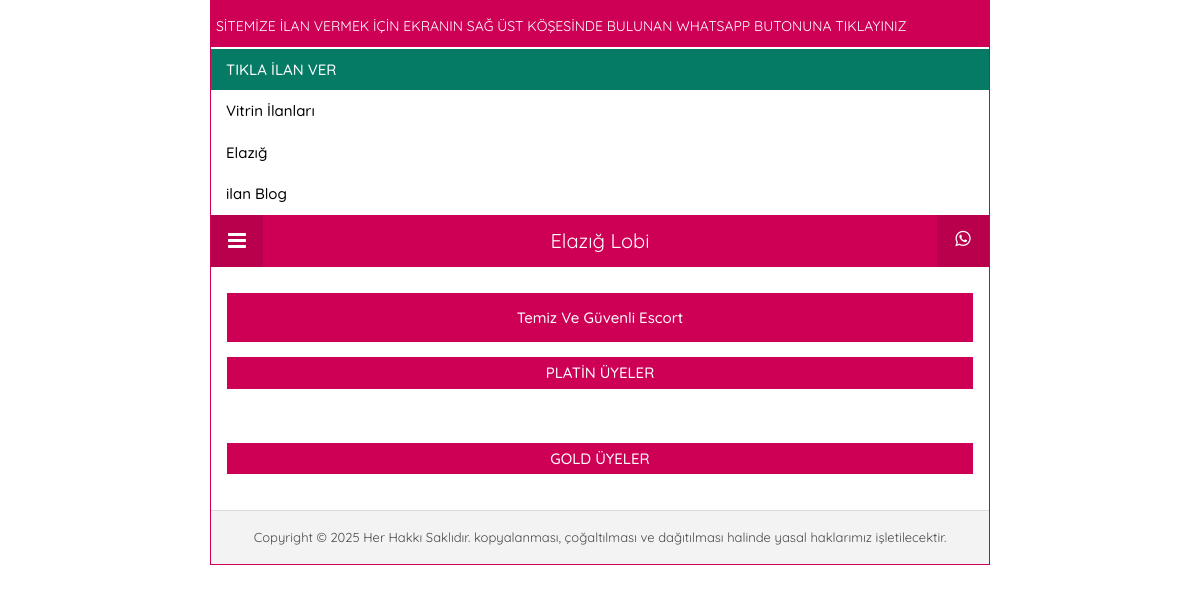
/amp/amp/etiket.php?etiket=temiz-ve-guvenli-escort, run on the app's committed database.
### tables this page shows
CREATE TABLE `kategori` (
  `id` int(11) NOT NULL,
  `baslik` varchar(255) NOT NULL,
  `odak` varchar(255) NOT NULL,
  `meta` text NOT NULL,
  `anahtar` text NOT NULL,
  `aciklama` longtext DEFAULT NULL,
  `seo` varchar(255) NOT NULL
);

CREATE TABLE `ampayar` (
  `amp_id` int(11) NOT NULL,
  `amp_domain` varchar(255) NOT NULL,
  `amp_sub` varchar(255) DEFAULT NULL,
  `amp_baslik` varchar(150) NOT NULL,
  `amp_iletisim` text NOT NULL,
  `amp_headerarkarenk` varchar(25) DEFAULT NULL,
  `amp_headeryazirenk` varchar(25) DEFAULT NULL,
  `amp_baslikarkarenk` varchar(25) DEFAULT NULL,
  `amp_baslikyazirenk` varchar(25) DEFAULT NULL,
  `amp_ilanarkarenk` varchar(25) DEFAULT NULL,
  `amp_ilanyazirenk` varchar(25) DEFAULT NULL
);

CREATE TABLE `uyeetiketler` (
  `id` int(11) NOT NULL,
  `konu` int(11) NOT NULL,
  `baslik` text NOT NULL,
  `seo` text NOT NULL
);

CREATE TABLE `uyeler` (
  `id` int(11) NOT NULL,
  `kategori` int(11) NOT NULL,
  `isim` varchar(255) NOT NULL,
  `telefon` varchar(255) NOT NULL,
  `sehir` varchar(255) NOT NULL,
  `semt` varchar(255) NOT NULL,
  `aciklama` longtext NOT NULL,
  `meta` text NOT NULL,
  `anahtar` text NOT NULL,
  `odak_kelime` varchar(255) NOT NULL,
  `odak_link` varchar(255) NOT NULL,
  `seviye` varchar(255) NOT NULL,
  `resim` varchar(255) DEFAULT NULL,
  `seo` varchar(255) NOT NULL,
  `durum` varchar(255) NOT NULL,
  `tarih` varchar(255) NOT NULL,
  `btarih` varchar(255) NOT NULL,
  `sira` int(11) NOT NULL,
  `hit` int(11) NOT NULL
);

CREATE TABLE `ayarlar` (
  `id` int(11) NOT NULL,
  `siteadi` text NOT NULL,
  `logoyazi` varchar(20) NOT NULL,
  `meta` text NOT NULL,
  `anahtar` text NOT NULL,
  `telefon` text NOT NULL,
  `telefonyazi` text NOT NULL,
  `siteurl` text NOT NULL,
  `ampurl` text NOT NULL,
  `anasayfa` longtext NOT NULL,
  `yanpanel` longtext NOT NULL,
  `copyright` varchar(255) NOT NULL,
  `yanpanelbaslik` varchar(255) NOT NULL,
  `ustalanyazisi` text NOT NULL,
  `head` longtext NOT NULL,
  `footer` longtext NOT NULL,
  `mapsapi` text DEFAULT NULL,
  `analytics` varchar(50) DEFAULT NULL,
  `renk_arka` varchar(50) NOT NULL,
  `renk_headerarka` varchar(50) NOT NULL,
  `renk_headeryazi` varchar(50) NOT NULL,
  `renk_paketbaslik` varchar(50) NOT NULL,
  `renk_paketyazi` varchar(50) NOT NULL
);

### amp/include/connect.php (called while the page is built)
<?php
$DB_HOST = "localhost";
$DB_NAME = "marmariseskort_db";
$DB_USER = "marmariseskort_db";
$DB_PASS = "husmen2011";
try{
$conn = new PDO("mysql:host=$DB_HOST;dbname=$DB_NAME;charset=utf8", $DB_USER , $DB_PASS);
$conn->query("SET CHARACTER SET utf8mb4");
} catch ( PDOException $e ) {
print $e->getMessage();
}
$SiteBilgi = $conn->query("SELECT * FROM ayarlar")->fetch(PDO::FETCH_ASSOC);
$AmpBilgi = $conn->query("SELECT * FROM ampayar")->fetch(PDO::FETCH_ASSOC);
?>

### amp/amp/fonksiyon.php (called while the page is built)
<?php
$SiteAdresi = $AmpBilgi['amp_domain'];
$SubAdresi  = $AmpBilgi['amp_sub'];
if($SubAdresi == '' || $SubAdresi == NULL){
$YeniAdres = str_replace(''.$SiteAdresi, 'https://'.str_replace('.', '-', $SiteAdresi).'.cdn.ampproject.org/c/'.$SiteAdresi.'/amp', $SiteAdresi);
}else{
$YeniAdres = str_replace(''.$SiteAdresi, 'https://'.$SubAdresi.'-'.str_replace('.', '-', $SiteAdresi).'.cdn.ampproject.org/c/'.$SubAdresi.'.'.$SiteAdresi.'/amp', $SiteAdresi);
}
?>

### amp/amp/etiket.php (the view, shortened to what this page needs)
<?php  define('access',"False");
require_once("../include/connect.php"); require_once("fonksiyon.php");
$tag = htmlspecialchars($_GET["etiket"], ENT_QUOTES, 'utf-8');
$TagSql = $conn->prepare("SELECT * FROM uyeetiketler WHERE seo = ?");
$TagSql->execute(array($tag));
while ( $etiket = $TagSql->fetch() ){
$EtiketBaslik = mb_convert_case($etiket['baslik'], MB_CASE_TITLE, "UTF-8");
}
?>
<!doctype html>
<html lang="tr-TR" amp>
<head>
<link rel='stylesheet' id='font-awesome-css'  href='https://maxcdn.bootstrapcdn.com/font-awesome/4.7.0/css/font-awesome.min.css?ver=4.9.3' type='text/css' media='all' />
</head>
<body class="home blog body">
<div class="istanbul-amp-wrapper">
<?php require_once('menu.php'); ?>
<div class="wrap">
<div class="text-center sitebaslik"><h1><?php echo $EtiketBaslik; ?></h1></div>
<h4 class="text-center paketbaslik">PLATİN ÜYELER</h4>
<?php $Platins = $conn->prepare("select * from uyeler where durum=? and seviye=? order by sira asc");
$Platins->execute(array('Yayında', 'platin'));
$count = $Platins->rowcount();
if ($count > 0){
while($Platin = $Platins->fetch()){
?>
<a href="<?php echo $YeniAdres; ?>/ilan-<?php echo $Platin['seo']; ?>-<?php echo $Platin['id']; ?>.html"><amp-img src="../modelresim/<?php echo $Platin['resim']; ?>" alt="<?php echo $Platin['isim']; ?>" class="platin" width="900" height="300" layout="responsive"></amp-img></a>
<?php }}else{ echo '<div class="text-center small">PLATİN ilan BAYAN İLANLARI HAZIRLANIYOR...</div>';} ?>
<div class="margintop20 clearfix"></div>
<h4 class="text-center paketbaslik">GOLD ÜYELER</h4>
<?php $Golds = $conn->prepare("select * from uyeler where durum=? and seviye=? order by sira asc");
$Golds->execute(array('Yayında', 'gold'));
$count = $Golds->rowcount();
if ($count > 0){
while($Gold = $Golds->fetch()){
?>
<a href="<?php echo $YeniAdres; ?>/ilan-<?php echo $Gold['seo']; ?>-<?php echo $Gold['id']; ?>.html"><amp-img src="../modelresim/<?php echo $Gold['resim']; ?>" alt="<?php echo $Gold['isim']; ?>" class="vip" width="900" height="400" layout="responsive"></amp-img></a>
<?php }}else{ echo '<div class="text-center small">GOLD ilan BAYAN İLANLARI HAZIRLANIYOR...</div>'; } ?>
</div>
<footer class="istanbul-amp-footer ">
<div class="istanbul-amp-copyright"><?php echo $SiteBilgi["copyright"]; ?></div>
</footer>
</div>
</body>
</html>

### amp/amp/menu.php
<amp-sidebar id="istanbul-ampSidebar" class="istanbul-amp-sidebar" layout="nodisplay" side="left"><div class="sidebar-container"><button on="tap:istanbul-ampSidebar.close" class="close-sidebar" tabindex="11" role="button"><i class="fa fa-caret-left" aria-hidden="true"></i></button><div class="sidebar-brand type-text"><div class="brand-description">SİTEMİZE İLAN VERMEK İÇİN EKRANIN SAĞ ÜST KÖŞESİNDE BULUNAN WHATSAPP BUTONUNA TIKLAYINIZ</div></div><div class="amp-menu"><a class="ilanver" href="<?php echo $AmpBilgi["amp_iletisim"]; ?>">TIKLA İLAN VER</a><a href="<?php echo $YeniAdres; ?>/">Vitrin İlanları</a><?php		$query = $conn->query("SELECT * FROM kategori ORDER BY baslik ASC");$count = $query->rowcount();if ($count > 0){ while($kategori = $query->fetch()){?><a href="<?php echo $YeniAdres; ?>/kategori-<?php echo $kategori['seo']; ?>-<?php echo $kategori['id']; ?>.html"><?php echo $kategori["baslik"]; ?></a><?php } ?><?php } else{ } ?><a href="<?php echo $YeniAdres; ?>/Blog.html">ilan Blog</a>  </div></div></amp-sidebar><header itemscope itemtype="https://schema.org/WPHeader" class="site-header"><button class="fa fa-bars navbar-toggle" on="tap:istanbul-ampSidebar.toggle" tabindex="10" role="button"></button><a href="<?php echo $YeniAdres; ?>/" class="branding text-logo "><?php echo $AmpBilgi["amp_baslik"]; ?></a><a target="_blank" href="<?php echo $AmpBilgi["amp_iletisim"]; ?>" class="navbar-search"><i class="fa fa-whatsapp" aria-hidden="true"></i></a></header>

### amp/amp/etiket.php (style rules this page uses)
body { -webkit-animation:-amp-start 8s steps(1,end) 0s 1 normal both;-moz-animation:-amp-start 8s steps(1,end) 0s 1 normal both;-ms-animation:-amp-start 8s steps(1,end) 0s 1 normal both;animation:-amp-start 8s steps(1,end) 0s 1 normal both }

### data on the page
kategori: baslik "Elazığ"
ampayar: amp_baslik "Elazığ Lobi"
uyeetiketler: baslik "Temiz Ve Güvenli Escort"
ayarlar: copyright "Copyright © 2025 Her Hakkı Saklıdır. kopyalanması, çoğaltılması ve dağıtılması halinde yasal haklarımız işletilecektir."
